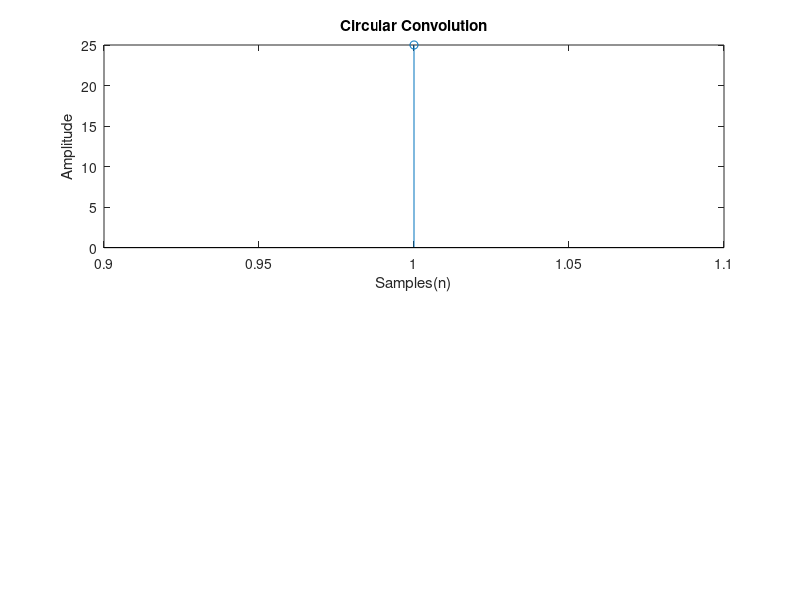

Source code (MATLAB):
clc;
clear all;
close all;
x = input('enter  sequence1');

h = input('enter sequence2');
n1=length(x);

n2=length(h);
n = max(n1,n2);

a=1:n;

x = [x,zeros(1,n-n1)];

h = [h,zeros(1,n-n2)];

y = zeros(1,n);

for i =0:n-1

            for j = 0:n-1

                      k = mod((i-j),n);

                      y(i+1) = y(i+1) + x(j+1)*h(k+1);

            end

end
subplot(2,1,1);
stem(a,y)
title('Circular Convolution')
xlabel('Samples(n)')
ylabel('Amplitude')
